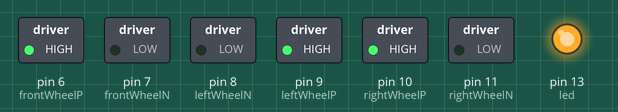
Bench run of a sketch on a simulated Arduino Uno, built with avr-gcc and run on an emulated ATmega328P. On the bench: switched loads named in the sketch (green lamp = pin HIGH), output pins drawn as LEDs (lit = HIGH). What the sketch prints to the serial monitor is not drawn.

Above: at 0.1 s.
Timing chart, 0 to 1.6 s (numbered marks = the images above):
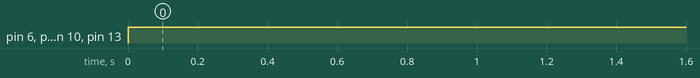

The sketch:

Single3LegStraightMovingBot.ino
```cpp
/*
  Single3LegStraightMovingBot.ino
*/

const int frontWheelP = 6;        // Wheets pins
const int frontWheelN = 7;
const int leftWheelP = 9;
const int leftWheelN = 8;
const int rightWheelP = 10;
const int rightWheelN = 11;
const int led = 13;                // Indicator LED pin (using default LED pin)

// This method is called once, this is used to initilize things
void setup() {
    Serial.begin(115200);                      // For serial output (used for debugging)
    pinMode(frontWheelN, OUTPUT);               // Setting pin mode of wheels and led
    pinMode(frontWheelP, OUTPUT);
    pinMode(leftWheelP, OUTPUT);
    pinMode(leftWheelN, OUTPUT);
    pinMode(rightWheelP, OUTPUT);
    pinMode(rightWheelN, OUTPUT);
    pinMode(led, OUTPUT);
}

// This method is called again and again
void loop() {
   Serial.println("Moving");
   digitalWrite(frontWheelP, HIGH);
   digitalWrite(frontWheelN, LOW);
   digitalWrite(leftWheelP, HIGH);
   digitalWrite(leftWheelN, LOW);
   digitalWrite(rightWheelP, HIGH);
   digitalWrite(rightWheelN, LOW);
   digitalWrite(led, HIGH);
   delay(1000);
//   stopBot();
   delay(1000);
}

// Stop dear Bot !
void stopBot(){
  Serial.println("stop");
   digitalWrite(frontWheelP, LOW);
   digitalWrite(frontWheelN, LOW);
   digitalWrite(leftWheelP, LOW);
   digitalWrite(leftWheelN, LOW);
   digitalWrite(rightWheelP, LOW);
   digitalWrite(rightWheelN, LOW);
   digitalWrite(led, LOW);
}
```

Measured:
- by itself, pin 6 (frontWheelP), pin 9 (leftWheelP), pin 10 (rightWheelP), pin 13 (led): LOW → HIGH at 0.00 s
